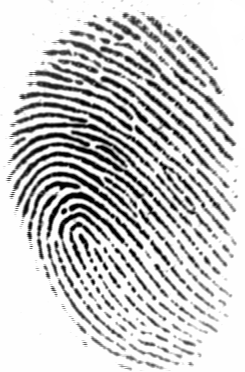
#> input picture TEST1.tif, 245 x 372 px; the run also reads 1 picture not shown here
$ python 'FINGER PRINT MATCHING.py'
#> lines starting #> are read from the running program, lines starting #| are printed output that depends on the picture
import cv2
import numpy as np
import os

original = cv2.imread("TEST1.tif") # Original image / Test image Keep code and test imae in the same folder
#> original is the input picture: shape (372, 245, 3); min 1, max 255, mean 201.2
print("1")
#Databse read
file_list = [f for f in os.listdir("database")]
print(file_list)

for file in file_list:
    image_to_compare = cv2.imread(str("C:/Users/abhin/database/"+file))
    # 1) Check if 2 images are equals
    if original.shape == image_to_compare.shape:
    	print("The images have same size and channels")
    	difference = cv2.subtract(original, image_to_compare)
#> difference: shape (372, 245, 3); every value is 0
    	b, g, r = cv2.split(difference)
#> b: shape (372, 245); every value is 0
    	if cv2.countNonZero(b) == 0 and cv2.countNonZero(g) == 0 and cv2.countNonZero(r) == 0:
    		print("The images are completely Equal")
    	else:
    		print("The images are NOT equal")
    # 2) Check for similarities between the 2 images
    sift = cv2.xfeatures2d.SIFT_create()
    kp_1, desc_1 = sift.detectAndCompute(original, None)
#> kp_1 = 1574 keypoints; strongest (x, y, size): (64, 211, 3.3), (95, 268, 2.9), (100, 276, 2.8), (117, 250, 3.2)
    kp_2, desc_2 = sift.detectAndCompute(image_to_compare, None)
#> kp_2 has the same summary as kp_1

    index_params = dict(algorithm=0, trees=5)
    search_params = dict()
    flann = cv2.FlannBasedMatcher(index_params, search_params)
    matches = flann.knnMatch(desc_1, desc_2, k=2)
#> matches = 1574 matches

    good_points = []
    for m, n in matches:
    	if m.distance < 0.6*n.distance:
    		good_points.append(m)
#> after the loop, good_points = 1574 matches
    # Define how similar they are
    number_keypoints = 0
    if len(kp_1) <= len(kp_2):
    	number_keypoints = len(kp_1)
#> number_keypoints = 1574
    else:
    	number_keypoints = len(kp_2)
    if (len(good_points) / number_keypoints)>0.97:
    	print("Keypoints 1ST Image: " + str(len(kp_1)))
#| Keypoints 1ST Image: 1574
    	print("Keypoints 2ND Image: " + str(len(kp_2)))
#| Keypoints 2ND Image: 1574
    	print("GOOD Matches:", len(good_points))
#| GOOD Matches: 1574
    	print("How good it's the match: ", len(good_points) / number_keypoints * 100)
#| How good it's the match:  100.0
    	print("Figerprint ID: "+str(file))
    	result = cv2.drawMatches(original, kp_1, image_to_compare, kp_2, good_points, None)
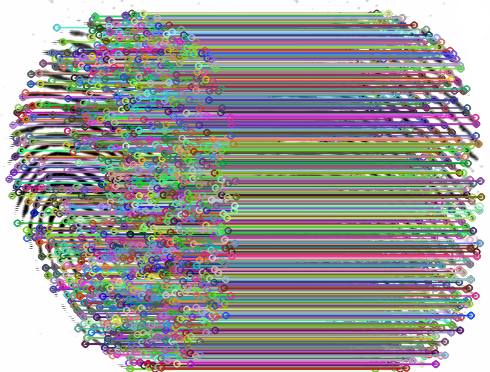
#> result: shape (372, 490, 3); mean B, G, R 153.3, 153.9, 155.5
    	cv2.imshow("result", cv2.resize(result, None, fx=0.4, fy=0.4))
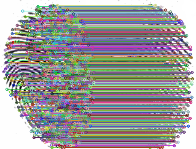
#> window 'result': shape (149, 196, 3); mean B, G, R 153.4, 154, 155.4
    	cv2.imshow("Original", cv2.resize(original, None, fx=0.4, fy=0.4))
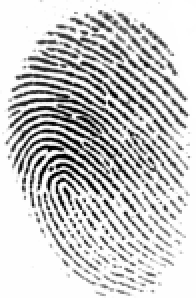
#> window 'Original': shape (149, 98, 3) (shown 2 times larger); min 1, max 255, mean 201.3
    	cv2.imshow("Duplicate", cv2.resize(image_to_compare, None, fx=0.4, fy=0.4))
    	cv2.waitKey(0)
    	cv2.destroyAllWindows()
    	break;
